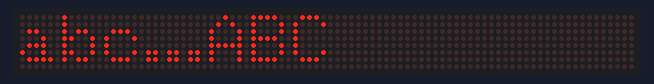
This sketch was run on a simulated Arduino Uno, built with avr-gcc and run on an emulated ATmega328P. On the bench: 88×8 LED matrix. What the sketch prints to the serial monitor is not drawn.

Above: at 0.1 s.
At 4.1 s:
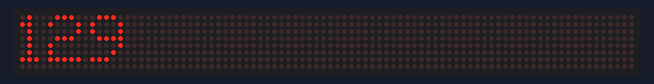
At 8.1 s:
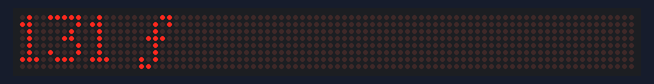
At 18.1 s:
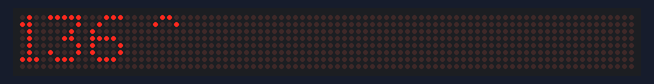
At 28.1 s:
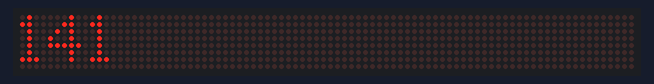
At 38.1 s:
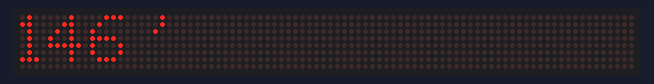

Measured:
- what the display in image 1 shows lasts 2.0 s, from 4.0 s to 6.0 s

The sketch:

Parola_UFT-8_Display.ino
```cpp
// Program to demonstrate the MD_Parola library
//
// Demonstrates how UTF-8 multi-byte characters can be mapped to Extended ASCII
// characters that can be displayed with a suitable font file.
//
// MD_MAX72XX library can be found at https://github.com/MajicDesigns/MD_MAX72XX
//

#include <MD_Parola.h>
#include <MD_MAX72xx.h>
#include <SPI.h>
#include "Parola_Fonts_data.h"

// Define the number of devices we have in the chain and the hardware interface
// NOTE: These pin numbers will probably not work with your hardware and may
// need to be adapted
#define HARDWARE_TYPE MD_MAX72XX::PAROLA_HW
#define MAX_DEVICES 11

#define CLK_PIN   13
#define DATA_PIN  11
#define CS_PIN    10

// Hardware SPI connection
MD_Parola P = MD_Parola(HARDWARE_TYPE, CS_PIN, MAX_DEVICES);
// Arbitrary output pins
// MD_Parola P = MD_Parola(HARDWARE_TYPE, DATA_PIN, CLK_PIN, CS_PIN, MAX_DEVICES);

const uint16_t PAUSE_TIME = 2000;

// Turn on debug statements to the serial output
#define  DEBUG  1

#if  DEBUG
#define PRINT(s, x) { Serial.print(F(s)); Serial.print(x); }
#define PRINTS(x) Serial.print(F(x))
#define PRINTX(s, x)  { Serial.print(F(s)); Serial.print(x, HEX); }
#else
#define PRINT(s, x)
#define PRINTS(x)
#define PRINTX(s, x)
#endif

// Global variables
char	pc[][20] =
{
  "abc…ABC",
//  "äöüßÄÖÜ",
//  "50€/kg³",
//  "Español",
//  "30m/s²",
//  "Français",
//  "20µs/°C",
};

uint8_t utf8Ascii(uint8_t ascii)
// Convert a single Character from UTF8 to Extended ASCII according to ISO 8859-1,
// also called ISO Latin-1. Codes 128-159 contain the Microsoft Windows Latin-1
// extended characters:
// - codes 0..127 are identical in ASCII and UTF-8
// - codes 160..191 in ISO-8859-1 and Windows-1252 are two-byte characters in UTF-8
//                 + 0xC2 then second byte identical to the extended ASCII code.
// - codes 192..255 in ISO-8859-1 and Windows-1252 are two-byte characters in UTF-8
//                 + 0xC3 then second byte differs only in the first two bits to extended ASCII code.
// - codes 128..159 in Windows-1252 are different, but usually only the €-symbol will be needed from this range.
//                 + The euro symbol is 0x80 in Windows-1252, 0xa4 in ISO-8859-15, and 0xe2 0x82 0xac in UTF-8.
//
// Modified from original code at http://playground.arduino.cc/Main/Utf8ascii
// Extended ASCII encoding should match the characters at http://www.ascii-code.com/
//
// Return "0" if a byte has to be ignored.
{
  static uint8_t cPrev;
  uint8_t c = '\0';

  PRINTX("\nutf8Ascii 0x", ascii);

  if (ascii < 0x7f)   // Standard ASCII-set 0..0x7F, no conversion
  {
    cPrev = '\0';
    c = ascii;
  }
  else
  {
    switch (cPrev)  // Conversion depending on preceding UTF8-character
    {
    case 0xC2: c = ascii;  break;
    case 0xC3: c = ascii | 0xC0;  break;
    case 0x82: if (ascii==0xAC) c = 0x80; // Euro symbol special case
    case 0xE2:
      switch (ascii)
      {
      case 0x80: c = 133;  break;// ellipsis special case
      }
      break;

    default: PRINTS("!Unhandled! ");
    }
    cPrev = ascii;   // save last char
  }

  PRINTX(" -> 0x", c);

  return(c);
}

void utf8Ascii(char* s)
// In place conversion UTF-8 string to Extended ASCII
// The extended ASCII string is always shorter.
{
  uint8_t c;
  char *cp = s;

  PRINT("\nConverting: ", s);

  while (*s != '\0')
  {
    c = utf8Ascii(*s++);
    if (c != '\0')
      *cp++ = c;
  }
  *cp = '\0';   // terminate the new string
}

void setup(void)
{
#if DEBUG
  Serial.begin(57600);
#endif
  PRINTS("\n[Parola UTF-8 display Test]");

  // Do one time in-place conversion of the strings to be displayed
  for (uint8_t i=0; i<ARRAY_SIZE(pc); i++)
    utf8Ascii(pc[i]);

  // Initialise the Parola library
  P.begin();
  P.setInvert(false);
  P.setPause(PAUSE_TIME);
  P.setFont(ExtASCII);
}

void loop(void)
{
  static uint32_t timeLast = PAUSE_TIME;
  static uint16_t  idx = 0;
  static bool showMessage = true;

  if (millis() - timeLast <= PAUSE_TIME)
    return;

  timeLast = millis();

  if (showMessage)
  {
    // show the strings with the UTF-8 characters
    PRINT("\nS:", idx);
    PRINT(" - ", pc[idx]);
    P.print(pc[idx]);

    // Set the display for the next string.
    idx++;
    if (idx == ARRAY_SIZE(pc))
    {
      showMessage = false;
      idx = 128;
    }
  }
  else
  {
    // show the list of characters in order
    char szMsg[20];

    sprintf(szMsg, "%3d %c", idx, idx);
    PRINT("\nC:", idx);
    PRINT(" - ", szMsg);
    P.print(szMsg);

    // set up for next character
    idx++;
    if (idx == 256)
    {
      idx = 0;
      showMessage = true;
    }
  }
}
```

Source omitted: a_Fonts_data.h (data table, 10068 bytes)
